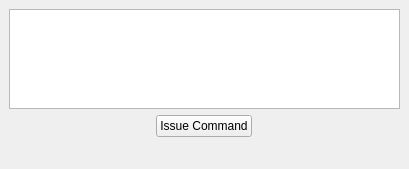
<?xml version="1.0" encoding="UTF-8"?>
<ui version="4.0">
 <class>DGQgisPluginDockWidgetBase</class>
 <widget class="QDockWidget" name="DGQgisPluginDockWidgetBase">
  <property name="geometry">
   <rect>
    <x>0</x>
    <y>0</y>
    <width>409</width>
    <height>169</height>
   </rect>
  </property>
  <property name="sizePolicy">
   <sizepolicy hsizetype="Preferred" vsizetype="Fixed">
    <horstretch>0</horstretch>
    <verstretch>0</verstretch>
   </sizepolicy>
  </property>
  <property name="windowTitle">
   <string>Digital Geography (QGIS)</string>
  </property>
  <widget class="QWidget" name="dockWidgetContents">
   <layout class="QGridLayout" name="gridLayout">
    <item row="0" column="0" alignment="Qt::AlignTop">
     <widget class="QTextEdit" name="commandEdit">
      <property name="sizePolicy">
       <sizepolicy hsizetype="Expanding" vsizetype="Fixed">
        <horstretch>0</horstretch>
        <verstretch>0</verstretch>
       </sizepolicy>
      </property>
      <property name="maximumSize">
       <size>
        <width>16777215</width>
        <height>100</height>
       </size>
      </property>
     </widget>
    </item>
    <item row="2" column="0" alignment="Qt::AlignHCenter|Qt::AlignTop">
     <widget class="QPushButton" name="issueCommandButton">
      <property name="sizePolicy">
       <sizepolicy hsizetype="Fixed" vsizetype="Fixed">
        <horstretch>0</horstretch>
        <verstretch>0</verstretch>
       </sizepolicy>
      </property>
      <property name="text">
       <string>Issue Command</string>
      </property>
     </widget>
    </item>
   </layout>
  </widget>
 </widget>
 <resources/>
 <connections/>
</ui>
